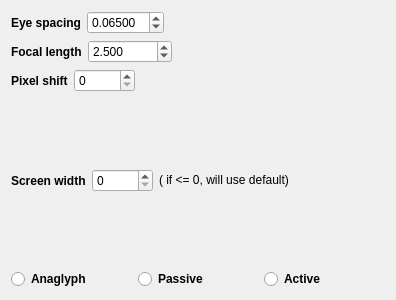
<?xml version="1.0" encoding="UTF-8"?>
<ui version="4.0">
 <class>StereoUI</class>
 <widget class="QWidget" name="StereoUI">
  <property name="geometry">
   <rect>
    <x>0</x>
    <y>0</y>
    <width>396</width>
    <height>300</height>
   </rect>
  </property>
  <property name="windowTitle">
   <string>Form</string>
  </property>
  <layout class="QVBoxLayout" name="verticalLayout">
   <item>
    <layout class="QHBoxLayout" name="horizontalLayout">
     <item>
      <widget class="QLabel" name="eye_s_label">
       <property name="font">
        <font>
         <weight>75</weight>
         <bold>true</bold>
        </font>
       </property>
       <property name="text">
        <string>Eye spacing</string>
       </property>
      </widget>
     </item>
     <item>
      <widget class="QDoubleSpinBox" name="eye_spacing">
       <property name="decimals">
        <number>5</number>
       </property>
       <property name="value">
        <double>0.065000000000000</double>
       </property>
      </widget>
     </item>
     <item>
      <spacer name="horizontalSpacer_2">
       <property name="orientation">
        <enum>Qt::Horizontal</enum>
       </property>
       <property name="sizeHint" stdset="0">
        <size>
         <width>40</width>
         <height>20</height>
        </size>
       </property>
      </spacer>
     </item>
    </layout>
   </item>
   <item>
    <layout class="QHBoxLayout" name="horizontalLayout_2">
     <item>
      <widget class="QLabel" name="focal_length_label">
       <property name="font">
        <font>
         <weight>75</weight>
         <bold>true</bold>
        </font>
       </property>
       <property name="text">
        <string>Focal length</string>
       </property>
      </widget>
     </item>
     <item>
      <widget class="QDoubleSpinBox" name="focal_length">
       <property name="decimals">
        <number>3</number>
       </property>
       <property name="maximum">
        <double>10000.989999999999782</double>
       </property>
       <property name="value">
        <double>2.500000000000000</double>
       </property>
      </widget>
     </item>
     <item>
      <spacer name="horizontalSpacer_4">
       <property name="orientation">
        <enum>Qt::Horizontal</enum>
       </property>
       <property name="sizeHint" stdset="0">
        <size>
         <width>40</width>
         <height>20</height>
        </size>
       </property>
      </spacer>
     </item>
    </layout>
   </item>
   <item>
    <layout class="QHBoxLayout" name="horizontalLayout_3">
     <item>
      <widget class="QLabel" name="pixel_shift_label">
       <property name="font">
        <font>
         <weight>75</weight>
         <bold>true</bold>
        </font>
       </property>
       <property name="text">
        <string>Pixel shift</string>
       </property>
      </widget>
     </item>
     <item>
      <widget class="QDoubleSpinBox" name="pixel_shift">
       <property name="decimals">
        <number>0</number>
       </property>
       <property name="maximum">
        <double>10000.000000000000000</double>
       </property>
      </widget>
     </item>
     <item>
      <spacer name="horizontalSpacer_3">
       <property name="orientation">
        <enum>Qt::Horizontal</enum>
       </property>
       <property name="sizeHint" stdset="0">
        <size>
         <width>40</width>
         <height>20</height>
        </size>
       </property>
      </spacer>
     </item>
    </layout>
   </item>
   <item>
    <layout class="QHBoxLayout" name="horizontalLayout_4">
     <item>
      <widget class="QLabel" name="pixel_shift_label_2">
       <property name="font">
        <font>
         <weight>75</weight>
         <bold>true</bold>
        </font>
       </property>
       <property name="text">
        <string>Screen width</string>
       </property>
      </widget>
     </item>
     <item>
      <widget class="QDoubleSpinBox" name="pixel_shift_2">
       <property name="decimals">
        <number>0</number>
       </property>
       <property name="maximum">
        <double>10000.000000000000000</double>
       </property>
      </widget>
     </item>
     <item>
      <widget class="QLabel" name="label">
       <property name="text">
        <string>( if &lt;= 0, will use default)</string>
       </property>
      </widget>
     </item>
     <item>
      <spacer name="horizontalSpacer">
       <property name="orientation">
        <enum>Qt::Horizontal</enum>
       </property>
       <property name="sizeHint" stdset="0">
        <size>
         <width>40</width>
         <height>20</height>
        </size>
       </property>
      </spacer>
     </item>
    </layout>
   </item>
   <item>
    <layout class="QHBoxLayout" name="horizontalLayout_5">
     <item>
      <widget class="QRadioButton" name="anaglyph">
       <property name="font">
        <font>
         <weight>75</weight>
         <bold>true</bold>
        </font>
       </property>
       <property name="text">
        <string>Anaglyph</string>
       </property>
      </widget>
     </item>
     <item>
      <widget class="QRadioButton" name="passive">
       <property name="font">
        <font>
         <weight>75</weight>
         <bold>true</bold>
        </font>
       </property>
       <property name="text">
        <string>Passive</string>
       </property>
      </widget>
     </item>
     <item>
      <widget class="QRadioButton" name="active">
       <property name="font">
        <font>
         <weight>75</weight>
         <bold>true</bold>
        </font>
       </property>
       <property name="text">
        <string>Active</string>
       </property>
       <property name="checkable">
        <bool>true</bool>
       </property>
      </widget>
     </item>
    </layout>
   </item>
  </layout>
 </widget>
 <resources/>
 <connections/>
</ui>
